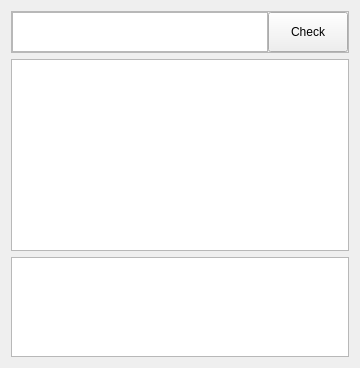
            <widget class="QWidget" name="tabTf">
             <attribute name="title">
              <string>Tf-Idf</string>
             </attribute>
             <layout class="QVBoxLayout" name="verticalLayout_9">
              <item>
               <widget class="QFrame" name="frame">
                <property name="maximumSize">
                 <size>
                  <width>16777215</width>
                  <height>60</height>
                 </size>
                </property>
                <property name="frameShape">
                 <enum>QFrame::StyledPanel</enum>
                </property>
                <property name="frameShadow">
                 <enum>QFrame::Raised</enum>
                </property>
                <layout class="QHBoxLayout" name="horizontalLayout_3">
                 <property name="spacing">
                  <number>0</number>
                 </property>
                 <property name="leftMargin">
                  <number>0</number>
                 </property>
                 <property name="topMargin">
                  <number>0</number>
                 </property>
                 <property name="rightMargin">
                  <number>0</number>
                 </property>
                 <property name="bottomMargin">
                  <number>0</number>
                 </property>
                 <item>
                  <widget class="QTextEdit" name="editTf">
                   <property name="maximumSize">
                    <size>
                     <width>16777215</width>
                     <height>40</height>
                    </size>
                   </property>
                   <property name="font">
                    <font>
                     <pointsize>12</pointsize>
                    </font>
                   </property>
                  </widget>
                 </item>
                 <item>
                  <widget class="QPushButton" name="btnTf">
                   <property name="maximumSize">
                    <size>
                     <width>16777215</width>
                     <height>40</height>
                    </size>
                   </property>
                   <property name="text">
                    <string>Check</string>
                   </property>
                  </widget>
                 </item>
                </layout>
               </widget>
              </item>
              <item>
               <widget class="QTableWidget" name="tableTf"/>
              </item>
              <item>
               <widget class="QListWidget" name="rankTf">
                <property name="maximumSize">
                 <size>
                  <width>16777215</width>
                  <height>100</height>
                 </size>
                </property>
               </widget>
              </item>
             </layout>
            </widget>
